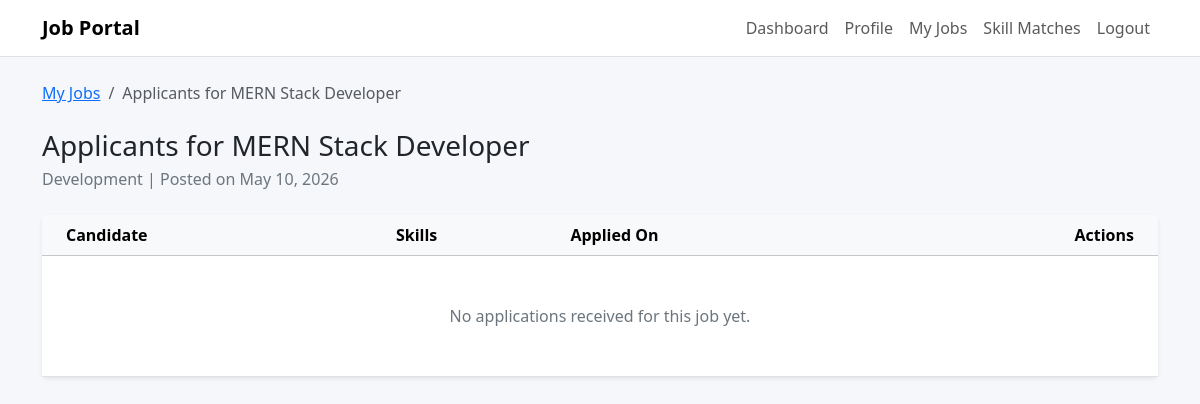
/jobs/my/2/applicants/ (signed in), run on an earlier commit of the app's database.
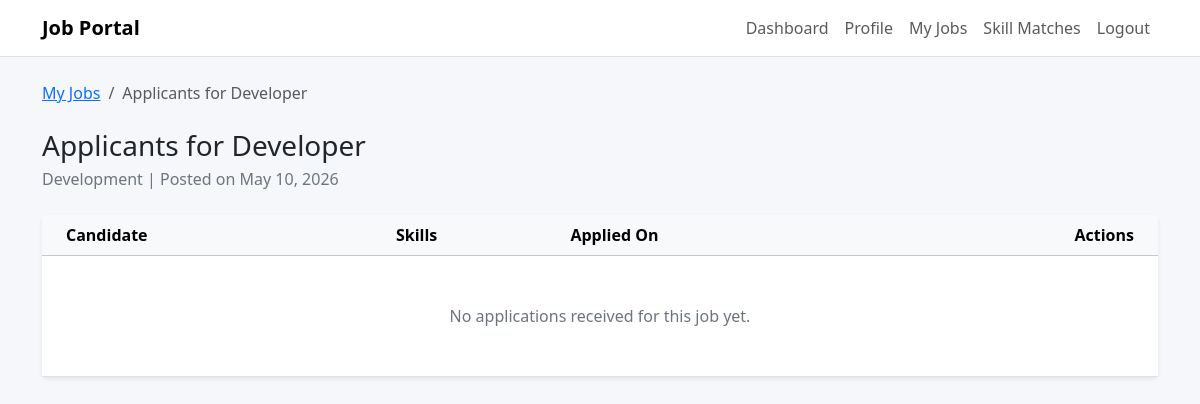
And on a later commit of the database.
### Tushar_1196_JobPortal/models.py (models this page shows, shortened)
class JobPost(models.Model):
    recruiter = models.ForeignKey(
        settings.AUTH_USER_MODEL,
        on_delete=models.CASCADE,
        related_name="job_posts",
    )
    title = models.CharField(max_length=200)
    number_of_openings = models.PositiveIntegerField()
    category = models.CharField(max_length=120)
    description = models.TextField()
    skills_set = models.TextField()
    created_at = models.DateTimeField(auto_now_add=True)
    class Meta:
        ordering = ["-created_at"]

### Tushar_1196_JobPortal/views.py (the view)
# urls.py: path('jobs/my/<int:job_id>/applicants/', views.job_applicants_view, name='job_applicants'),
@login_required
@never_cache
@ensure_csrf_cookie
def job_applicants_view(request, job_id):
    profile = get_or_create_profile(request.user)
    if profile.user_type != UserProfile.RECRUITER:
        messages.error(request, "Only recruiters can view applicants.")
        return redirect("dashboard")
    job = get_object_or_404(JobPost, id=job_id, recruiter=request.user)
    applications = job.applications.select_related("jobseeker__profile").all()
    return render(
        request,
        "jobportal/job_applicants.html",
        {
            "job": job,
            "applications": applications,
            "profile": profile,
        },
    )

### Tushar_1196_JobPortal/views.py (called while the page is built)
def get_or_create_profile(user):
    profile, _ = UserProfile.objects.get_or_create(
        user=user,
        defaults={
            "display_name": user.get_username(),
            "user_type": UserProfile.JOB_SEEKER,
        },
    )
    return profile

### Tushar_1196_JobPortal/templates/jobportal/job_applicants.html (shortened to what this page needs)
{% extends "jobportal/base.html" %}
{% block content %}
<nav aria-label="breadcrumb" class="mb-4">
    <ol class="breadcrumb">
        <li class="breadcrumb-item"><a href="{% url 'my_jobs' %}">My Jobs</a></li>
        <li class="breadcrumb-item active" aria-current="page">Applicants for {{ job.title }}</li>
    </ol>
</nav>
<section class="mb-4">
    <h1 class="h3 mb-1">Applicants for {{ job.title }}</h1>
    <p class="text-secondary">{{ job.category }} | Posted on {{ job.created_at|date:"M d, Y" }}</p>
</section>
<div class="card border-0 shadow-sm">
    <div class="card-body p-0">
        <div class="table-responsive">
            <table class="table table-hover mb-0">
                <thead class="table-light">
                    <tr>
                        <th class="ps-4">Candidate</th>
                        <th>Skills</th>
                        <th>Applied On</th>
                        <th class="text-end pe-4">Actions</th>
                    </tr>
                </thead>
                <tbody>
                    {% for application in applications %}
                        <tr>
                            <td class="ps-4">
                                <div class="fw-bold">{{ application.jobseeker.profile.display_name }}</div>
                                <div class="small text-secondary">{{ application.jobseeker.email }}</div>
                            </td>
                            <td>
                                <div class="small">{{ application.jobseeker.profile.skills_set|truncatechars:100 }}</div>
                            </td>
                            <td>{{ application.created_at|date:"M d, Y" }}</td>
                            <td class="text-end pe-4">
                                {% if application.jobseeker.profile.resume %}
                                    <a href="{{ application.jobseeker.profile.resume.url }}" target="_blank" class="btn btn-sm btn-outline-info">View Resume</a>
                                {% else %}
                                    <span class="badge text-bg-light border">No Resume</span>
                                {% endif %}
                            </td>
                        </tr>
                    {% empty %}
                        <tr>
                            <td colspan="4" class="text-center p-5 text-secondary">
                                No applications received for this job yet.
                            </td>
                        </tr>
                    {% endfor %}
                </tbody>
            </table>
        </div>
    </div>
</div>
{% endblock %}

What changed in the data, as far as the page shows it:
changed JobPost "Development": title "MERN Stack Developer" → "Developer"
